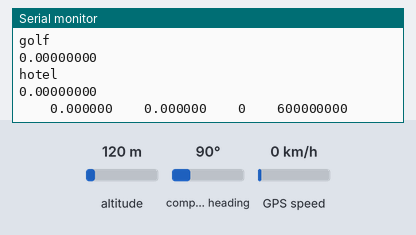
A sketch run on a simulated Arduino Uno, built with avr-gcc and run on an emulated ATmega328P. Shown: the last lines printed to the serial monitor. The test bench sets the inputs (shaded band); at power-on: compass heading 90°, GPS speed 0 km/h, altitude 120 m. The GPS gets a fix after 3 s at 37.7749, -122.4194 with 8 satellites; no radio packets arrive unless stated.

Above: at 1.2 s.
1.3 s: compass heading set to 7°
At 5.99 s:
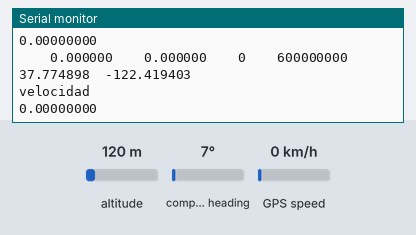
6.2 s: GPS speed set to 2 km/h
At 6.2 s:
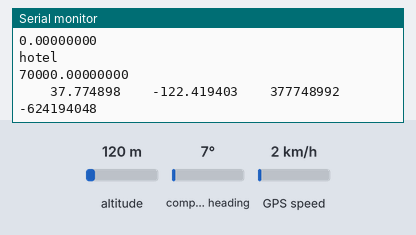
7.7 s: compass heading set to 90°
At 10.2 s:
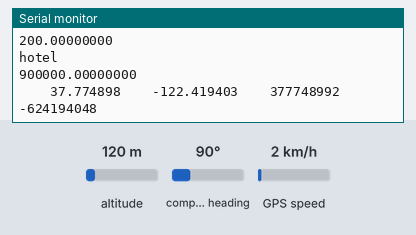
Timing chart, 0 to 11.7 s (numbered marks = the images above; inputs shaded):
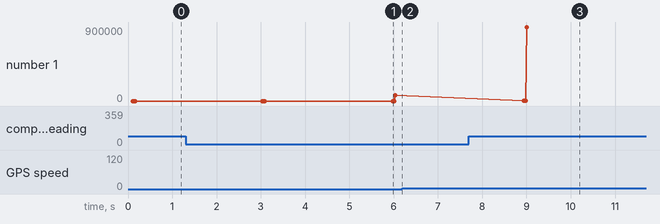

Measured:
- after the input at 7.7 s, the serial monitor: prints a new line after 1.3 s (image 3)
- plotted number 1: 0 → 70000 after the input at 1.3 s, 70000 → 900000 after the input at 7.7 s

The sketch:

MOBProjectShipDatos.ino
```cpp
#include "Arduino.h"
#include <VirtualWire.h>
#include <TinyGPS++.h>
#include <SoftwareSerial.h>
static const int RXPin = 4, TXPin = 3;        // pines del gps bee a 3,5v, otros gps pueden ir a 5v
static const uint32_t GPSBaud = 9600;
double alfa;
double bravo;
double charlie;
double delta;
TinyGPSPlus gps;
SoftwareSerial ss(RXPin, TXPin);

// emisor transmite por el pin 12 y se conecta a 5v

void setup()
{

  //Iniciamos el Serial y la comunicacion por radio
    Serial.begin(9600);
  ss.begin(GPSBaud);
  Serial.println("Radio encendida");
  vw_setup(2000);  Serial.println(F("latitud   longitud         alfa         bravo"));

}
void loop()

{
//funcion que define datos sacados de gps y atribucion de datos a variables alfa y bravo
printFloat(gps.location.lat(), gps.location.isValid(), 11, 6);
 printFloat(gps.location.lng(), gps.location.isValid(), 12, 6);
 charlie =(gps.location.lat());
  delta = (gps.location.lng());
  alfa = charlie * 10000000; bravo = (delta+60)*10000000;              // llega a 030ºl E y coge casi toda la costa española, ojo a Canarias, verificar en receptor
                                                                     // con estos parametros se evitan decimales y negativos

double victor=gps.speed.kmph(); Serial.print('\n'); Serial.println("velocidad"); Serial.println(victor,8);
double romeo=gps.course.deg();  Serial.println("rumbo"); Serial.println(romeo,8);
double golf = victor*100;Serial.println("golf"); Serial.println(golf,8);       // maximo 4000 para motora
double hotel= romeo*10000;Serial.println("hotel"); Serial.println(hotel,8);

Serial.print("    "); Serial.print(charlie,6); Serial.print("    "); Serial.print(delta,6); Serial.print("    "); Serial.print(alfa,0); Serial.print("    "); Serial.print(bravo,0);
  smartDelay(1000);

  if (millis() > 5000 && gps.charsProcessed() < 10)
    Serial.println(F("No recibe GPS verificar cableado"));
    Serial.println();                    //Ojo aqui todos los print son para el minitor mientras se verifica que se programa, luego no sirve para nada


//Funcion para enviar los mensajes alfa y bravo

{

//cadena para latitud
String Alfa=String(alfa,0); // lo paso a un String con 0 decimales
int longitudALFA=Alfa.length()+1; // calculo la longitud del String y lo paso a un entero
char msg[longitudALFA]; // declaro una nueva matriz de caracteres
Alfa.toCharArray(msg,longitudALFA); // le paso un array de caracteres de longitud de la cadena
vw_send((uint8_t *)msg, strlen(msg)); // se pasan los valores al sensor
vw_wait_tx();  //Se hace la transmisión de datos
delay(200);

//cadena para longitud
String Bravo=String(bravo,0); // lo paso a un String con 0 decimales
int longitudBRAVO=Bravo.length()+1; // calculo la longitud del String y lo paso a un entero
//char msg[longitudBRAVO]; // declaro una nueva matriz de caracteres
Bravo.toCharArray(msg,longitudALFA); // le paso un array de caracteres de longitud de la cadena
vw_send((uint8_t *)msg, strlen(msg)); // se pasan los valores al sensor
vw_wait_tx();  //Se hace la transmisión de datos
delay(1000); //Se espera un segundo

//cadena para velocidad
String Golf=String(golf,0); // lo paso a un String con 0 decimales
int longitudGOLF=Golf.length()+1; // calculo la longitud del String y lo paso a un entero
//char msg[longitudGOLF]; // declaro una nueva matriz de caracteres
Golf.toCharArray(msg,longitudGOLF); // le paso un array de caracteres de longitud de la cadena
vw_send((uint8_t *)msg, strlen(msg)); // se pasan los valores al sensor
vw_wait_tx();  //Se hace la transmisión de datos
delay(200);

//cadena para mi rumbo
String Hotel=String(hotel,0); // lo paso a un String con 0 decimales
int longitudHOTEL=Hotel.length()+1; // calculo la longitud del String y lo paso a un entero
//char msg[longitudHOTEL]; // declaro una nueva matriz de caracteres
Hotel.toCharArray(msg,longitudHOTEL); // le paso un array de caracteres de longitud de la cadena
vw_send((uint8_t *)msg, strlen(msg)); // se pasan los valores al sensor
vw_wait_tx();  //Se hace la transmisión de datos
delay(200);

}


}


// estas funciones hacen que el GPS funcione y verifican datos. Por eso hay que conectar Tx y Rx
void smartDelay(unsigned long ms)
{
  unsigned long start = millis();
  do
  {
    while (ss.available())
      gps.encode(ss.read());
  } while (millis() - start < ms);
}

void printFloat(float val, bool valid, int len, int prec)
{
  if (!valid)
  {
    while (len-- > 1)
      Serial.print('*');
    Serial.print(' ');
  }
  else
  {
    Serial.print(val, prec);
    int vi = abs((int)val);
    int flen = prec + (val < 0.0 ? 2 : 1); // . and -
    flen += vi >= 1000 ? 4 : vi >= 100 ? 3 : vi >= 10 ? 2 : 1;
    for (int i=flen; i<len; ++i)
      Serial.print(' ');
  }
  smartDelay(0);
}

static void printInt(unsigned long val, bool valid, int len)
{
  char sz[32] = "*****************";
  if (valid)
    sprintf(sz, "%ld", val);
  sz[len] = 0;
  for (int i=strlen(sz); i<len; ++i)
    sz[i] = ' ';
  if (len > 0)
    sz[len-1] = ' ';
  Serial.print(sz);
  smartDelay(0);
}

static void printDateTime(TinyGPSDate &d, TinyGPSTime &t)
{
  if (!d.isValid())
  {
    Serial.print(F("********** "));
  }
  else
  {
    char sz[32];
    sprintf(sz, "%02d/%02d/%02d ", d.month(), d.day(), d.year());
    Serial.print(sz);
  }

  if (!t.isValid())
  {
    Serial.print(F("******** "));
  }
  else
  {
    char sz[32];
    sprintf(sz, "%02d:%02d:%02d ", t.hour(), t.minute(), t.second());
    Serial.print(sz);
  }

  printInt(d.age(), d.isValid(), 5);
  smartDelay(0);
}

static void printStr(const char *str, int len)
{
  int slen = strlen(str);
  for (int i=0; i<len; ++i)
    Serial.print(i<slen ? str[i] : ' ');
  smartDelay(0);
}
```
